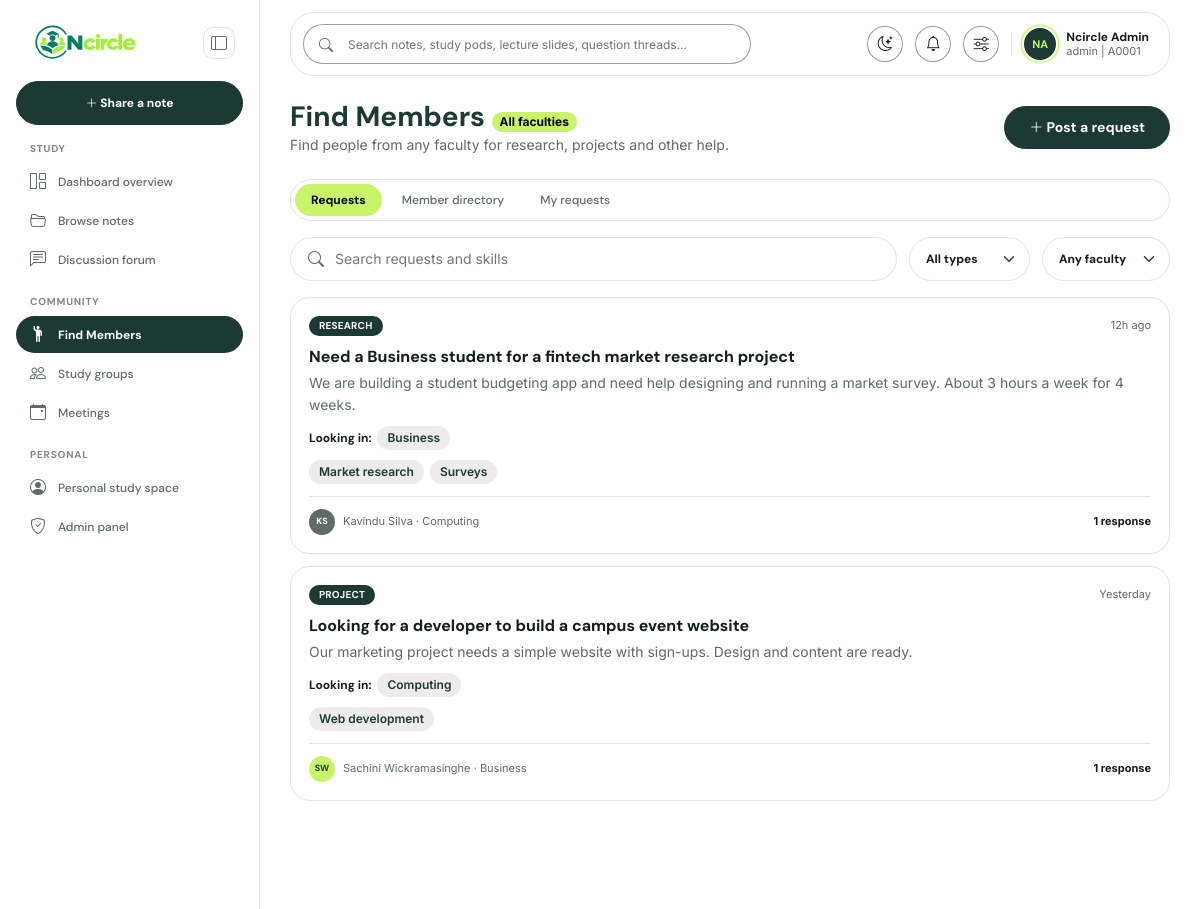
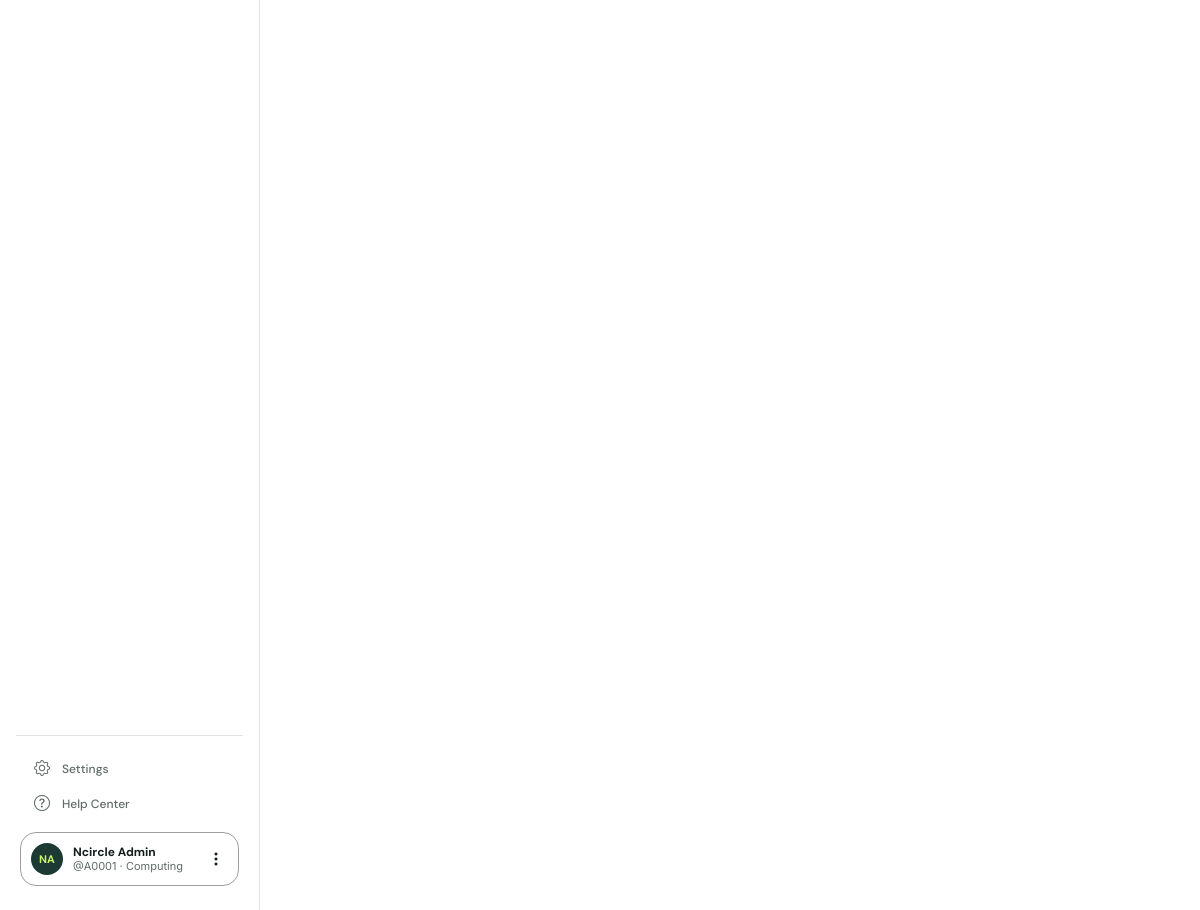
/members (signed in), run on the app's committed database (2 pictures, top to bottom).
### tables this page shows
CREATE TABLE users (
    id INT UNSIGNED AUTO_INCREMENT PRIMARY KEY,
    name VARCHAR(100) NOT NULL,
    username VARCHAR(60) NOT NULL UNIQUE,
    student_id VARCHAR(20) NOT NULL UNIQUE,
    email VARCHAR(120) NOT NULL UNIQUE,
    faculty VARCHAR(30) NOT NULL,
    academic_year TINYINT UNSIGNED NOT NULL DEFAULT 1,
    bio VARCHAR(500) NULL,
    avatar VARCHAR(80) NULL,
    skills VARCHAR(255) NULL,
    open_to_help TINYINT(1) NOT NULL DEFAULT 1,
    listed_in_directory TINYINT(1) NOT NULL DEFAULT 1,
    password_hash VARCHAR(255) NOT NULL,
    role ENUM('student','admin') NOT NULL DEFAULT 'student',
    status ENUM('active','blocked') NOT NULL DEFAULT 'active',
    weekly_goal_minutes SMALLINT UNSIGNED NOT NULL DEFAULT 600,
    email_verified_at DATETIME NULL,
    last_seen_at DATETIME NULL,
    created_at DATETIME NOT NULL DEFAULT CURRENT_TIMESTAMP
);

CREATE TABLE help_requests (
    id INT UNSIGNED AUTO_INCREMENT PRIMARY KEY,
    user_id INT UNSIGNED NOT NULL,
    type ENUM('research','project','tutoring','other') NOT NULL DEFAULT 'research',
    title VARCHAR(160) NOT NULL,
    description TEXT NOT NULL,
    skills VARCHAR(255) NULL,
    status ENUM('open','closed') NOT NULL DEFAULT 'open',
    is_hidden TINYINT(1) NOT NULL DEFAULT 0,
    created_at DATETIME NOT NULL DEFAULT CURRENT_TIMESTAMP,
    FOREIGN KEY (user_id) REFERENCES users(id) ON DELETE CASCADE,
    INDEX idx_help_status (status, created_at)
);

### views/components/request-card.php (the view, shortened to what the rows shown need)
<?php
$request = $request ?? [];
$types = config("app.help_types");
$count = (int) $request["responses_count"];
$faculties = $request["faculties"] ?: [];
?>
<article class="sc-request">
    <div class="sc-thread__top">
        <span class="sc-state sc-state--dark"><?= e(strtoupper($types[$request["type"]] ?? $request["type"])) ?></span>
        <span class="sc-thread__time"><?= e(time_ago($request["created_at"])) ?></span>
    </div>
    <h3 class="sc-request__title"><a class="stretched-link" href="<?= e(url("/members/requests/" . (int) $request["id"])) ?>"><?= e($request["title"]) ?></a></h3>
    <p class="sc-request__text"><?= e($request["description"]) ?></p>
    <div class="sc-request__needs">
        <span class="sc-request__label">Looking in:</span>
        <?php if ($faculties): ?>
            <?php foreach ($faculties as $faculty): ?><span class="sc-chip"><?= e($faculty) ?></span><?php endforeach; ?>
        <?php else: ?>
            <span class="sc-chip">All faculties</span>
        <?php endif; ?>
    </div>
    <?php if (!empty($request["skills"])): ?><?= component("skill-list", ["skills" => $request["skills"]]) ?><?php endif; ?>
    <div class="sc-thread__foot sc-request__foot">
        <?= component("avatar", ["name" => $request["author"], "photo" => avatar_url($request["user_id"] ?? 0, $request["author_avatar"] ?? null), "size" => "sm"]) ?>
        <span class="sc-thread__meta"><?= e($request["author"]) ?> &middot; <?= e($request["author_faculty"]) ?></span>
        <strong class="sc-thread__count"><?= $count ?> <?= $count === 1 ? "response" : "responses" ?></strong>
    </div>
</article>

### views/members/index.php (shortened to what the rows shown need)
<?php if ($result["rows"]): ?>
    <div class="sc-stack">
        <?php foreach ($result["rows"] as $request): ?><?= component("request-card", ["request" => $request]) ?><?php endforeach; ?>
    </div>
<?php else: ?>
    <div class="sc-card"><?= component("empty-state", ["icon" => "person-raised-hand", "title" => "No requests found", "text" => "Need help with research or a project? Ask here.", "actionLabel" => "Post a request", "actionHref" => url("/members/requests/create")]) ?></div>
<?php endif; ?>

### views/components/skill-list.php (shortened to what the rows shown need)
<?php
$list = array_filter(array_map('trim', explode(',', (string) ($skills ?? ''))), fn ($s) => $s !== '');
$open = !empty($open);
?>
<?php if ($list || $open): ?>
    <div class="sc-skills">
        <?php foreach ($list as $skill): ?><span class="sc-chip"><?= e($skill) ?></span><?php endforeach; ?>
    </div>
<?php endif; ?>

### views/components/avatar.php
<?php
$name = $name ?? "";
$photo = $photo ?? null;
$tones = ["teal", "lime", "grey", "pale"];
$tone = $tone ?? $tones[abs(crc32((string) $name)) % count($tones)];
$size = $size ?? "md";
$ring = !empty($ring);
?>
<span class="sc-person sc-person--<?= e($tone) ?> sc-person--<?= e($size) ?><?= $ring ? " sc-person--ring" : "" ?>" aria-hidden="true"><?php if ($photo): ?><img src="<?= e($photo) ?>" alt="" loading="lazy"><?php else: ?><?= e(initials($name)) ?><?php endif; ?></span>

### views/partials/sidebar.php (shortened to what the rows shown need)
<?php
$user = Auth::user();
?>
<aside class="sc-sidebar offcanvas-lg offcanvas-start" tabindex="-1" id="scSidebar" aria-label="Main menu">
    <div class="sc-sidebar__inner">
        <div class="sc-sidebar__foot">
            <div class="sc-user-widget">
                <a class="sc-user-widget__text" href="<?= e(url("/profile")) ?>">
                    <strong><?= e($user["name"]) ?></strong>
                    <small>@<?= e($user["student_id"]) ?> &middot; <?= e($user["faculty"]) ?></small>
                </a>
            </div>
        </div>
    </div>
</aside>

### views/partials/navbar-app.php (shortened to what the rows shown need)
<?php
$user = Auth::user();
?>
<header class="sc-topbar-wrap">
    <div class="sc-topbar">
        <div class="sc-topbar__actions">
            <a class="sc-topbar__profile" href="<?= e(url("/profile")) ?>">
                <span class="sc-topbar__who">
                    <strong><?= e($user["name"]) ?></strong>
                    <small><?= e($user["username"]) ?> | <?= e($user["student_id"]) ?></small>
                </span>
            </a>
        </div>
    </div>
</header>

### data on the page
users: name "Ncircle Admin", student "A0001", faculty "Computing", username "admin"
help_requests: type "RESEARCH", created_at "12h ago", title "Need a Business student for a fintech market research project", description "We are building a student budgeting app and need help designing and running a market survey. About 3 hours a week for 4 weeks.", faculty "Business", skill "Market research", skill "Surveys", name "KS", user.name "Kavindu Silva", user.faculty "Computing", count "1"
help_requests: type "PROJECT", created_at "Yesterday", title "Looking for a developer to build a campus event website", description "Our marketing project needs a simple website with sign-ups. Design and content are ready.", faculty "Computing", skill "Web development", name "SW", user.name "Sachini Wickramasinghe", user.faculty "Business", count "1"

### other printed values
$inner "Share a note Post a request"
$heading "STUDY"
$label "Dashboard overview"
$label "Browse notes"
$label "Discussion forum"
$heading "COMMUNITY"
$label "Find Members"
$label "Study groups"
$label "Meetings"
$heading "PERSONAL"
$label "Personal study space"
initials($name) "NA NA"
$title "Find Members"
$titleTag "All faculties"
$subtitle "Find people from any faculty for research, projects and other help."
